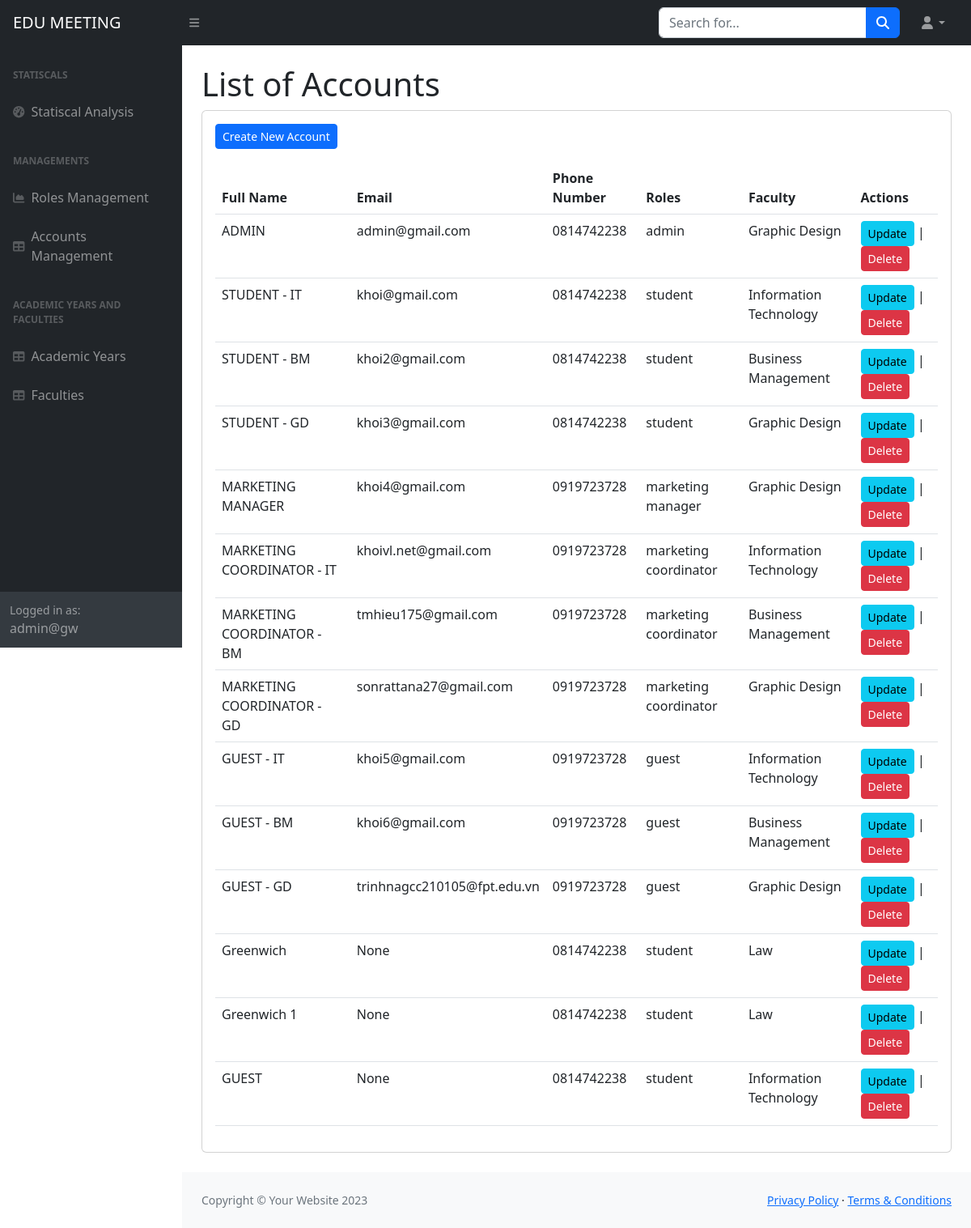
Screenshot of /ad/accounts/ (signed in) with the database file from the repository.
### home/models.py (models this page shows, shortened)
class UserProfile(models.Model):
    user = models.OneToOneField(User, on_delete=models.CASCADE, primary_key=True)
    fullname = models.CharField(max_length=50)
    roles = models.ManyToManyField(Role, related_name='users')
    faculty = models.ForeignKey('Faculties', on_delete=models.CASCADE, null=True, blank=True)
    email = models.EmailField(max_length=254, unique=True, blank=True, null=True)
    phone = models.CharField(max_length=15)
    activities_count = models.IntegerField(default=0)
    def get_activities_count(self):
        return self.activities.count()
    get_activities_count.short_description = 'Activities Count'

class Role(models.Model):
    name = models.CharField(max_length=30)

class Faculties(models.Model):
    name = models.CharField(max_length = 40)
    description = models.TextField(null =True)

### home/views.py (the view)
# urls.py: path('ad/accounts/', views.account_list, name='account_list'),
def account_list(request):
    if not is_admins(request.user):
        return redirect('error_404')
    accounts = UserProfile.objects.all()
    return render(request, 'listAccount.html', {'accounts': accounts})

### home/views.py (called while the page is built)
def is_admins(user):
    return user.is_authenticated and user.userprofile.roles.filter(name='admin').exists()

### templates/listAccount.html (shortened to what this page needs)
{%load static%}
<!DOCTYPE html>
<html lang="en">
    <head>
        <link href="https://cdn.jsdelivr.net/npm/simple-datatables@7.1.2/dist/style.min.css" rel="stylesheet" />
        <link href="{% static 'css/styles.css' %}" rel="stylesheet" />
    </head>
    <body class="sb-nav-fixed">
        <nav class="sb-topnav navbar navbar-expand navbar-dark bg-dark">
            <a class="navbar-brand ps-3" href="{% url "home" %}">EDU MEETING</a>
            <button class="btn btn-link btn-sm order-1 order-lg-0 me-4 me-lg-0" id="sidebarToggle" href="#!"><i class="fas fa-bars"></i></button>
            <form class="d-none d-md-inline-block form-inline ms-auto me-0 me-md-3 my-2 my-md-0">
                <div class="input-group">
                    <input class="form-control" type="text" placeholder="Search for..." aria-label="Search for..." aria-describedby="btnNavbarSearch" />
                    <button class="btn btn-primary" id="btnNavbarSearch" type="button"><i class="fas fa-search"></i></button>
                </div>
            </form>
            <ul class="navbar-nav ms-auto ms-md-0 me-3 me-lg-4">
                <li class="nav-item dropdown">
                    <a class="nav-link dropdown-toggle" id="navbarDropdown" href="#" role="button" data-bs-toggle="dropdown" aria-expanded="false"><i class="fas fa-user fa-fw"></i></a>
                </li>
            </ul>
        </nav>
        <div id="layoutSidenav">
            <div id="layoutSidenav_nav">
                <nav class="sb-sidenav accordion sb-sidenav-dark" id="sidenavAccordion">
                    <div class="sb-sidenav-menu">
                        <div class="nav">
                            <div class="sb-sidenav-menu-heading">Statiscals</div>
                            <a class="nav-link" href="{% url "statistical_analysis" %}">
                                <div class="sb-nav-link-icon"><i class="fas fa-tachometer-alt"></i></div>
                                Statiscal Analysis
                            </a>
                            <div class="sb-sidenav-menu-heading">Managements</div>
                            <a class="nav-link" href="{% url "role_list" %}">
                                <div class="sb-nav-link-icon"><i class="fas fa-chart-area"></i></div>
                                Roles Management
                            </a>
                            <a class="nav-link" href="{% url "account_list" %}">
                                <div class="sb-nav-link-icon"><i class="fas fa-table"></i></div>
                                Accounts Management
                            </a>
                            <div class="sb-sidenav-menu-heading">Academic Years and Faculties</div>
                            <a class="nav-link" href="{% url "list_academic_years" %}">
                                <div class="sb-nav-link-icon"><i class="fas fa-table"></i></div>
                                Academic Years
                            </a>
                            <a class="nav-link" href="{% url "list_faculties" %}">
                                <div class="sb-nav-link-icon"><i class="fas fa-table"></i></div>
                                Faculties
                            </a>
                        </div>
                    </div>
                    <div class="sb-sidenav-footer">
                        <div class="small">Logged in as:</div>
                        {{request.user.username}}
                    </div>
                </nav>
            </div>
            <div id="layoutSidenav_content">
                <main>
                    <div class="container-fluid px-4">
                        <h1 class="mt-4">List of Accounts</h1>
                        <div class="card mb-4">
                            <div class="card-body">
                              <table class="table mt-3">
                                <a href="{% url 'create_account' %}" class="btn btn-primary btn-sm">Create New Account</a>
                                <thead class="thead-dark">
                                  <tr>
                                    <th scope="col">Full Name</th>
                                    <th scope="col">Email</th>
                                    <th scope="col">Phone Number</th>
                                    <th scope="col">Roles</th>
                                    <th scope="col">Faculty</th>
                                    <th scope="col">Actions</th>
                                  </tr>
                                </thead>
                                <tbody>
                                  {% for user_profile in accounts %}
                                  <tr>
                                    <td>{{ user_profile.fullname }}</td>
                                    <td>{{ user_profile.email }}</td>
                                    <td>{{ user_profile.phone }}</td>
                                    <td>
                                      {% for role in user_profile.roles.all %}
                                        {{ role.name }}{% if not forloop.last %}, {% endif %}
                                      {% endfor %}
                                    </td>
                                    <td>{{ user_profile.faculty.name }}</td>
                                    <td>
                                      <a href="{% url 'account_edit' user_profile.user.id %}" class="btn btn-info btn-sm">Update</a>
                                      |
                                      <a href="{% url 'account_delete' user_profile.user.id %}" class="btn btn-danger btn-sm" onclick="return confirm('Are you sure you want to delete?');">
                                        Delete
                                      </a>
                                    </td>
                                  </tr>
                                  {% endfor %}
                                </tbody>
                              </table>
                            </div>
                        </div>
                    </div>
                </main>
                <footer class="py-4 bg-light mt-auto">
                    <div class="container-fluid px-4">
                        <div class="d-flex align-items-center justify-content-between small">
                            <div class="text-muted">Copyright &copy; Your Website 2023</div>
                            <div>
                                <a href="#">Privacy Policy</a>
                                &middot;
                                <a href="#">Terms &amp; Conditions</a>
                            </div>
                        </div>
                    </div>
                </footer>
            </div>
        </div>
    </body>
</html>

### rows the page displays
UserProfile: fullname "ADMIN", email "admin@gmail.com", phone "0814742238", faculty.name "Graphic Design"
Role: name "admin"
UserProfile: fullname "STUDENT - IT", email "khoi@gmail.com", phone "0814742238", faculty.name "Information Technology"
Role: name "student"
UserProfile: fullname "STUDENT - BM", email "khoi2@gmail.com", phone "0814742238", faculty.name "Business Management"
UserProfile: fullname "STUDENT - GD", email "khoi3@gmail.com", phone "0814742238", faculty.name "Graphic Design"
UserProfile: fullname "MARKETING MANAGER", email "khoi4@gmail.com", phone "0919723728", faculty.name "Graphic Design"
Role: name "marketing manager"
UserProfile: fullname "MARKETING COORDINATOR - IT", email "khoivl.net@gmail.com", phone "0919723728", faculty.name "Information Technology"
Role: name "marketing coordinator"
UserProfile: fullname "MARKETING COORDINATOR - BM", email "tmhieu175@gmail.com", phone "0919723728", faculty.name "Business Management"
UserProfile: fullname "MARKETING COORDINATOR - GD", email "sonrattana27@gmail.com", phone "0919723728", faculty.name "Graphic Design"
UserProfile: fullname "GUEST - IT", email "khoi5@gmail.com", phone "0919723728", faculty.name "Information Technology"
Role: name "guest"
UserProfile: fullname "GUEST - BM", email "khoi6@gmail.com", phone "0919723728", faculty.name "Business Management"
UserProfile: fullname "GUEST - GD", email "trinhnagcc210105@fpt.edu.vn", phone "0919723728", faculty.name "Graphic Design"
UserProfile: fullname "Greenwich", email "None", phone "0814742238", faculty.name "Law"
UserProfile: fullname "Greenwich 1", email "None", phone "0814742238", faculty.name "Law"
UserProfile: fullname "GUEST", email "None", phone "0814742238", faculty.name "Information Technology"

### other values shown
{{ request.user.username }} "admin@gw"
